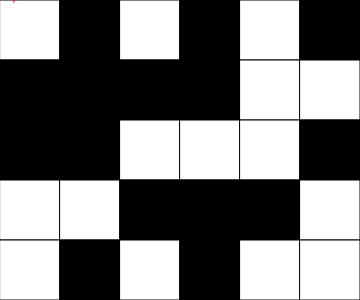
Frame 1 (no input)
Frame 60 (no input): identical to frame 1, image omitted
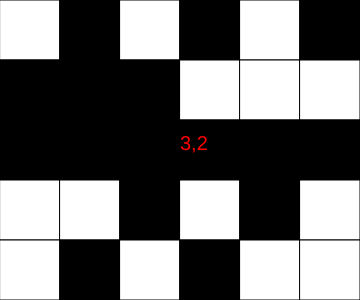
Frame 120 (the mouse pressed at the canvas centre since frame 60)

The p5.js sketch that drew these frames (run headless with seeded random() and noise() and a simulated clock; from frame 60 on, the mouse is pressed at the canvas centre):

// p5.js sketch
// ── sketch.js
// 2D Array Basics
// Mariyya
// 4/15/2026
//
// 0 (black)  255 (white)
// grid is 6 x 5


let grid = [
  [0,   0,   0,   255,  0,  255],
  [255, 0, 255,   0,    255,  0],
  [0,   0,   0,   0,    0,  255],
  [255, 255, 255, 255,  255,  0],
  [0,   255, 0,   0,    0,  255]
];
let rows = grid.length;
let cols = grid[0].length;
let tileSize = 60;

function setup() {
  createCanvas(cols*tileSize, rows*tileSize);
  //randomize grid
  for(let y = 0; y < rows; y++){ 
    for(let x = 0; x < cols; x++){ 
      grid[y][x] = int(random(2))*255;
    }
  }
}

function draw() {
  background(220);
  renderGrid();
  textSize(20);
  fill(255,0,0);
  text(getCurrentX()+","+getCurrentY(),mouseX, mouseY)
  win();
}

function flip(x,y){
  if(grid[y][x] === 0) grid[y][x] = 255;
  else grid[y][x] = 0;
}

function overlay(){

}
let pattern = 0;
function keyPressed(){
  if (key === " "){
    if (pattern === 0){
      pattern = 1;
    }
    else if (pattern === 1){
      pattern = 0;
    }
  }
}

function mousePressed(){
//only do a flip if mouse if on canvas
  if(mouseX < width && mouseY < height){
    
    let x = getCurrentX();
    let y = getCurrentY();

    // ALWAYS:
    flip(x,y);

    // IF THEY EXIST:
    // flip the cardinal (NSEW) neighbours
    // If the shift key is down, only one square will change
    if(!keyIsDown(SHIFT) && !!mousePressed){
      if(pattern === 0){
        if(x-1 >= 0) flip(x-1, y);
        if(x-1 >= 0) flip(x+1, y);
        if(y-1 >= 0) flip(x, y-1);
        if(y-1 >= 0) flip(x, y+1);
      }
      if(pattern === 1){
        if(x-1 >= 0) flip(x-1, y);
        if(y-1 >= 0) flip(x, y-1);
        if(y-1 >= 0) flip(x-1, y-1);
      }
    }
  }
}

function win(){
  //if all the squares are white or black, win text will appear
  let gridColor = 0;
  for(let y = 0; y < rows; y++){ //y:0 1 2 3 4
    for(let x = 0; x < cols; x++){ //x: 0 1 2 3 4 5
      gridColor = gridColor + grid[y][x];
    }
  }
  if(gridColor === 0 || gridColor/30 === 255){
    textSize(40);
    fill(255, 0, 0);
    text('You Win', 50, 50);
  }
}

function renderGrid(){
  // intepret the data stored in 2D array (grid) and
  // draw a matrix of squares to reflect it
  for(let y = 0; y < rows; y++){ //y:0 1 2 3 4
    for(let x = 0; x < cols; x++){ //x: 0 1 2 3 4 5
      let fillColor = grid[y][x];
      fill(fillColor);
      square(x*tileSize, y*tileSize, tileSize);
    }
  }
}

function getCurrentX(){
  //determine the current col position of mouse
  let constrainedX = constrain(mouseX, 0, width-1);
  return floor(constrainedX / tileSize);
}

function getCurrentY(){
  //determine the current row position of mouse
  let constrainedY = constrain(mouseY, 0, height-1);
  return floor(constrainedY / tileSize);
}
